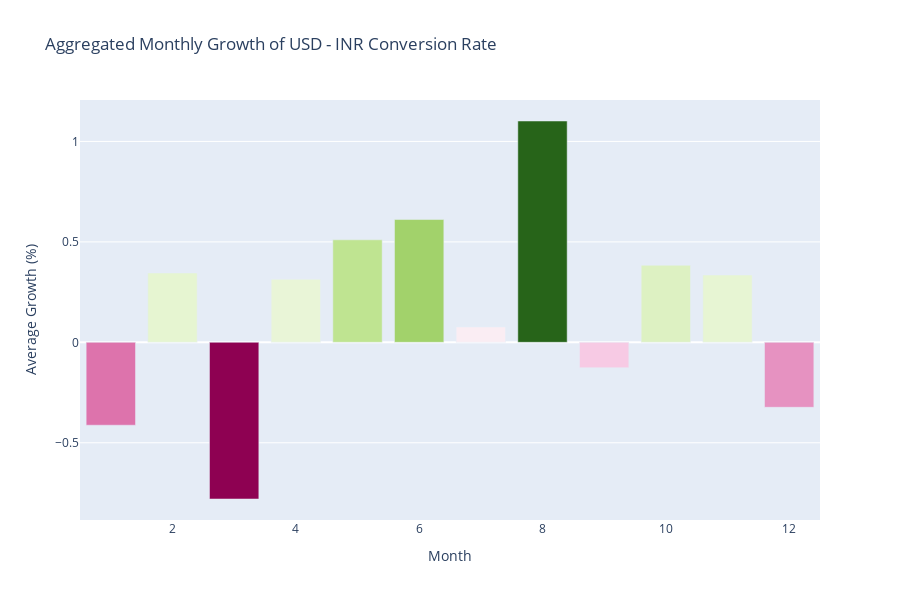

Source (notebook cell):
### Code cell
# Calculate monthly growth
grouped_data = data.groupby(['Year', 'Month'])
data['Growth'] = (grouped_data['Close'].transform('last') - grouped_data['Close'].transform('first')) / grouped_data['Close'].transform('first') * 100


# Group data by Month and calculate average growth
grouped_data = data.groupby('Month').mean().reset_index()

fig = go.Figure()

fig.add_trace(go.Bar(
    x=grouped_data['Month'],
    y=grouped_data['Growth'],
    marker_color=grouped_data['Growth'],
    hovertemplate='Month: %{x}<br>Average Growth: %{y:.2f}%<extra></extra>'
))

fig.update_layout(
    title="Aggregated Monthly Growth of USD - INR Conversion Rate",
    xaxis_title="Month",
    yaxis_title="Average Growth (%)",
    width=900,
    height=600
)

pio.show(fig)

### Figure 1 — Plotly figure (JSON) as saved in the notebook; plotly's stock layout.template omitted (floating-point values rounded to 4 significant figures)
{"data": [{"hovertemplate": "Month: %{x}<br>Average Growth: %{y:.2f}%<extra></extra>", "marker": {"color": [-0.4126, 0.3452, -0.78, 0.3137, 0.5103, 0.6112, 0.07662, 1.102, -0.1263, 0.384, 0.3352, -0.3236]}, "type": "bar", "x": [1, 2, 3, 4, 5, 6, 7, 8, 9, 10, 11, 12], "y": [-0.4126, 0.3452, -0.78, 0.3137, 0.5103, 0.6112, 0.07662, 1.102, -0.1263, 0.384, 0.3352, -0.3236]}], "layout": {"height": 600, "title": {"text": "Aggregated Monthly Growth of USD - INR Conversion Rate"}, "width": 900, "xaxis": {"title": {"text": "Month"}}, "yaxis": {"title": {"text": "Average Growth (%)"}}}}
